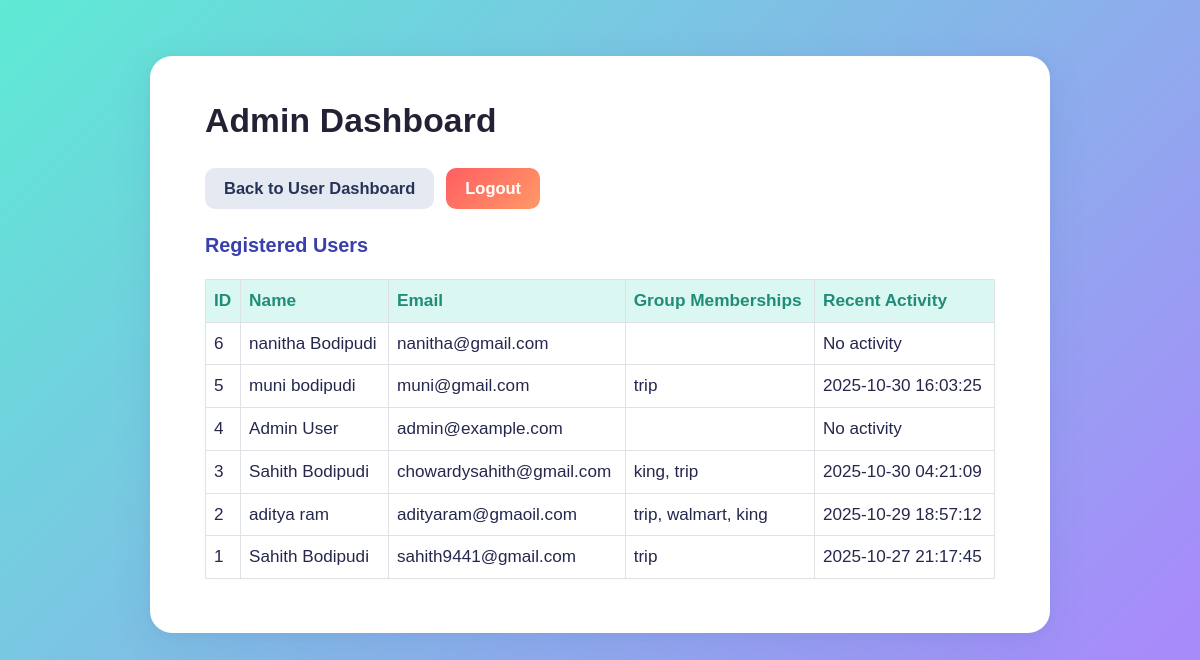
Screenshot of /admin_dashboard.php (signed in) with the database file from the repository.
### tables this page shows
CREATE TABLE `users` (
  `id` int(11) NOT NULL,
  `first_name` varchar(50) DEFAULT NULL,
  `last_name` varchar(50) DEFAULT NULL,
  `email` varchar(100) NOT NULL,
  `password_hash` varchar(255) NOT NULL,
  `role` enum('user','admin') DEFAULT 'user',
  `created_at` timestamp NOT NULL DEFAULT current_timestamp(),
  `profile_pic` varchar(255) DEFAULT NULL
);

### admin_dashboard.php (the view, shortened to what this page needs)
<?php
require_once 'functions.php';
$stmt = $pdo->query("SELECT id, first_name, last_name, email FROM users ORDER BY created_at DESC");
$users = $stmt->fetchAll(PDO::FETCH_ASSOC);
?>
<!DOCTYPE html>
<html lang="en">
<head>
<link href="https://cdn.jsdelivr.net/npm/bootstrap@5.3.0/dist/css/bootstrap.min.css" rel="stylesheet"/>
</head>
<body>
<div class="admin-container">
    <div class="heading">Admin Dashboard</div>
    <div class="btn-row">
        <a href="index.php" class="btn btn-back">Back to User Dashboard</a>
        <a href="logout.php" class="btn btn-logout">Logout</a>
    </div>
    <div class="section-title">Registered Users</div>
    <table class="table table-bordered">
        <thead>
        <tr>
            <th>ID</th>
            <th>Name</th>
            <th>Email</th>
            <th>Group Memberships</th>
            <th>Recent Activity</th>
        </tr>
        </thead>
        <tbody>
        <?php foreach ($users as $user): ?>
            <tr>
                <td><?php echo $user['id']; ?></td>
                <td><?php echo htmlspecialchars($user['first_name'] . ' ' . $user['last_name']); ?></td>
                <td><?php echo htmlspecialchars($user['email']); ?></td>
                <td>
                    <?php
                    $stmt2 = $pdo->prepare("SELECT g.group_name FROM groups g JOIN group_members gm ON g.id = gm.group_id WHERE gm.user_id = ?");
                    $stmt2->execute([$user['id']]);
                    $groups = $stmt2->fetchAll(PDO::FETCH_COLUMN);
                    echo htmlspecialchars(implode(', ', $groups));
                    ?>
                </td>
                <td>
                    <?php
                    $stmt3 = $pdo->prepare("SELECT MAX(last_activity) as recent FROM (
                        SELECT MAX(created_at) as last_activity FROM expenses WHERE paid_by = ?
                        UNION
                        SELECT MAX(joined_at) as last_activity FROM group_members WHERE user_id = ?
                    ) t");
                    $stmt3->execute([$user['id'], $user['id']]);
                    $recent = $stmt3->fetchColumn();
                    echo $recent ? $recent : 'No activity';
                    ?>
                </td>
            </tr>
        <?php endforeach; ?>
        </tbody>
    </table>
</div>
</body>
</html>

### admin_dashboard.php (style rules this page uses)
body { min-height: 100vh; margin: 0; background: linear-gradient(135deg, #5eead4, #a78bfa 90%); font-family: 'Poppins', sans-serif; display: flex; align-items: flex-start; justify-content: center; }
.admin-container { background: #fff; border-radius: 22px; margin-top: 56px; padding: 40px 55px 38px 55px; box-shadow: 0 10px 38px rgba(42,88,151,.10),0 1.5px 7px rgba(128,122,218,.10); width: 900px; max-width: 99vw; }
.heading { font-weight: 800; font-size: 2.1rem; letter-spacing: .01rem; color: #232235; margin-bottom: 22px; }
.btn-row { display: flex; gap: 12px; margin-bottom: 22px; }
.btn-back { background: #e5eaf2; color: #263359; font-weight: 700; border-radius: 10px; padding: 8px 19px; border: none; font-size: 1.03rem; transition: background .22s, color .18s; text-decoration: none; }
.btn-logout { background: linear-gradient(135deg, #ff5e62, #ff9966); color: #fff; font-weight: 700; border-radius: 10px; padding: 8px 19px; border: none; font-size: 1.03rem; transition: background .22s, color .18s; text-decoration: none; }
.section-title { font-weight: 700; margin-bottom: 18px; font-size: 1.24rem; color: #393fac; }
.table { border-radius: 12px; background: #f6f8fe; box-shadow: 0 0px 7px rgba(119,198,235,.06); }
.table th { background: #daf7f1; color: #208d79; font-weight: 600; font-size: 1.08rem; }
.table td { font-size: 1.07rem; color: #25274d; }

### rows the page displays
users: id "6", first_name+last_name "nanitha Bodipudi", email "nanitha@gmail.com", shows "No activity"
users: id "5", first_name+last_name "muni bodipudi", email "muni@gmail.com", groups "trip", recent "2025-10-30 16:03:25"
users: id "4", first_name+last_name "Admin User", email "admin@example.com", shows "No activity"
users: id "3", first_name+last_name "Sahith Bodipudi", email "chowardysahith@gmail.com", groups "king, trip", recent "2025-10-30 04:21:09"
users: id "2", first_name+last_name "aditya ram", email "adityaram@gmaoil.com", groups "trip, walmart, king", recent "2025-10-29 18:57:12"
users: id "1", first_name+last_name "Sahith Bodipudi", email "sahith9441@gmail.com", groups "trip", recent "2025-10-27 21:17:45"
